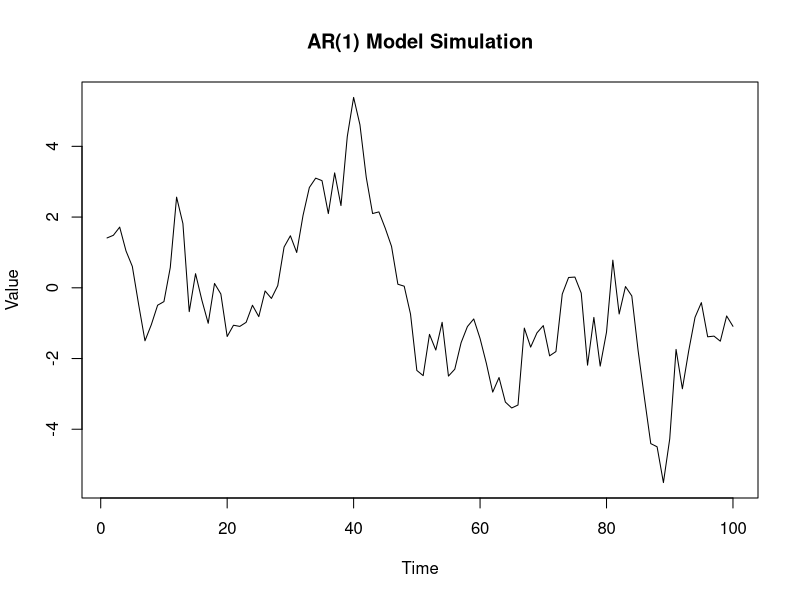
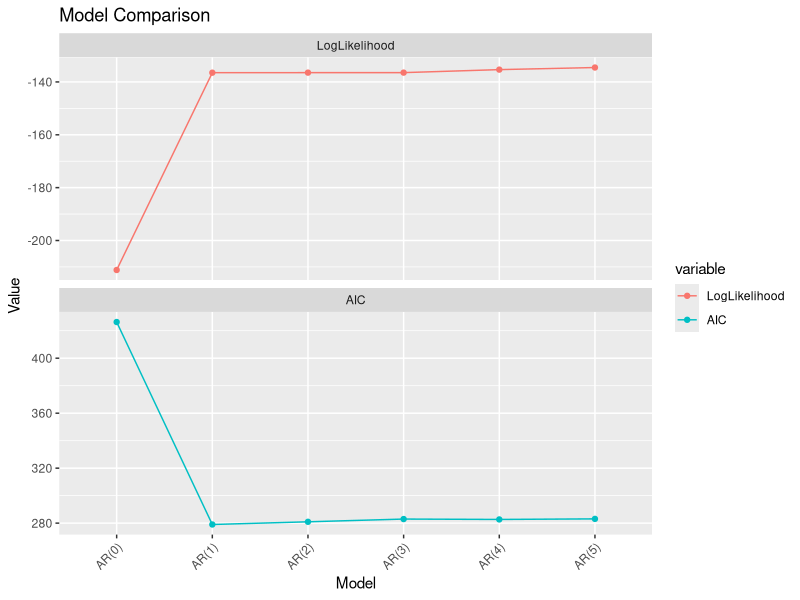
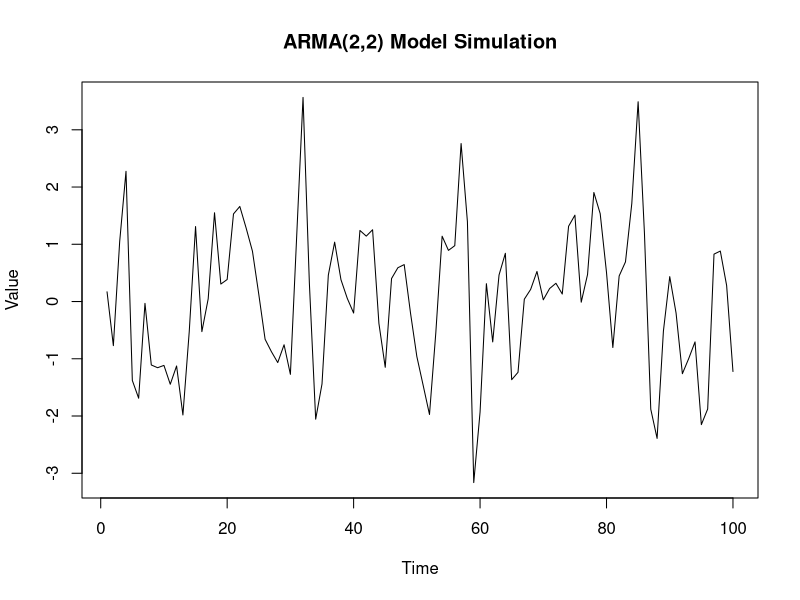
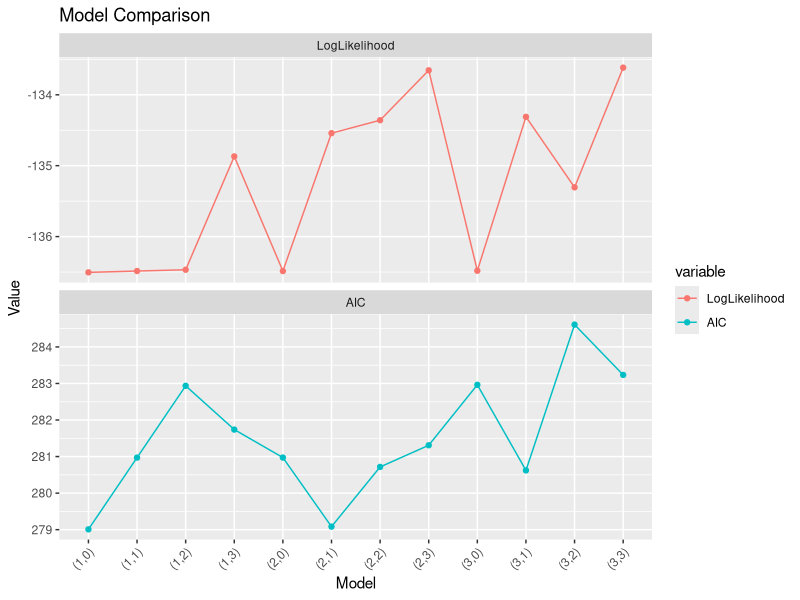

Here is the R script that generated these plots, in order:
## ---- chunk 1
knitr::opts_chunk$set(echo = TRUE)
## ---- chunk 2
# AR(1)モデルのシミュレーション
set.seed(123) # 再現性のためのシード設定
y <- arima.sim(model = list(ar = 0.9), n = 100)
plot(y, type = "l", main = "AR(1) Model Simulation", xlab = "Time", ylab = "Value")
## ---- chunk 3
# Fit an ARIMA model with no autoregressive or moving average components (white noise model) and print the summary
fit0 <- arima(y, order = c(0, 0, 0))
print(fit0)

# Extract the log-likelihood and AIC values from the model fit
loglik0 <- fit0$loglik
aic0 <- fit0$aic

# Fit an ARIMA model with one autoregressive component and print the summary
fit1 <- arima(y, order = c(1, 0, 0))
print(fit1)

# Extract the log-likelihood and AIC values from this model fit
loglik1 <- fit1$loglik
aic1 <- fit1$aic

# Fit an ARIMA model with two autoregressive components and print the summary
fit2 <- arima(y, order = c(2, 0, 0))
print(fit2)

# Extract the log-likelihood and AIC values from this model fit
loglik2 <- fit2$loglik
aic2 <- fit2$aic

# Fit an ARIMA model with three autoregressive components and print the summary
fit3 <- arima(y, order = c(3, 0, 0))
print(fit3)

# Extract the log-likelihood and AIC values from this model fit
loglik3 <- fit3$loglik
aic3 <- fit3$aic

# Fit an ARIMA model with four autoregressive components and print the summary
fit4 <- arima(y, order = c(4, 0, 0))
print(fit4)

# Extract the log-likelihood and AIC values from this model fit
loglik4 <- fit4$loglik
aic4 <- fit4$aic

# Fit an ARIMA model with five autoregressive components and print the summary
fit5 <- arima(y, order = c(5, 0, 0))
print(fit5)

# Extract the log-likelihood and AIC values from this model fit
loglik5 <- fit5$loglik
aic5 <- fit5$aic

# Create a sequence to use as the x-axis for plotting
index <- factor(c("AR(0)", "AR(1)", "AR(2)", "AR(3)", "AR(4)", "AR(5)"), levels = c("AR(0)", "AR(1)", "AR(2)", "AR(3)", "AR(4)", "AR(5)"), ordered = TRUE)

# Combine the log-likelihood values for all model fits into a vector
loglik_ar <- c(loglik0, loglik1, loglik2, loglik3, loglik4, loglik5)

# Combine the AIC values for all model fits into a vector
aic_ar <- c(aic0, aic1, aic2, aic3, aic4, aic5)

library(ggplot2)

# Assuming 'index', 'loglik_ar', and 'aic_ar' are already defined as per your code

# Create a data frame to hold the index, log-likelihood, and AIC values
data <- data.frame(
  Index = index,
  LogLikelihood = loglik_ar,
  AIC = aic_ar
)

# Melt the data frame to long format for easier plotting with ggplot2
data_long <- reshape2::melt(data, id.vars = "Index")

# Plotting log-likelihood and AIC values using ggplot2
ggplot(data_long, aes(x = Index, y = value, group = variable, color = variable)) +
  geom_line() +
  geom_point() +
  theme(axis.text.x = element_text(angle = 45, hjust = 1)) + # Improve label readability
  labs(title = "Model Comparison", x = "Model", y = "Value") +
  facet_wrap(~variable, scales = "free_y", ncol = 1) # Separate plots for LogLikelihood and AIC

# Calculate and print the correlation between the log-likelihood and AIC values
correlation <- cor(data$LogLikelihood, data$AIC)
print(paste("Correlation between Log Likelihood and AIC:", correlation))

library(forecast)
auto.arima(y, ic='aic')
## ---- chunk 4
# ARMA(2,2)モデルのシミュレーション
set.seed(123) # 再現性のためのシード設定
arma22_model <- arima.sim(model = list(ar = c(0.5, -0.25), ma = c(0.5, -0.3)), n = 100)
plot(arma22_model, type = "l", main = "ARMA(2,2) Model Simulation", xlab = "Time", ylab = "Value")
## ---- chunk 5
# Fit an ARMA(1,0) model to the time series data 'y'
fit10 <- arima(y, order = c(1, 0, 0))
print(fit10)

# Extract the log-likelihood and AIC values from this model fit
loglik10 <- fit10$loglik
aic10 <- fit10$aic

# Fit an ARMA(2,0) model to the time series data 'y'
fit20 <- arima(y, order = c(2, 0, 0))
print(fit20)

# Extract the log-likelihood and AIC values from this model fit
loglik20 <- fit20$loglik
aic20 <- fit20$aic

# Fit an ARMA(3,0) model to the time series data 'y'
fit30 <- arima(y, order = c(3, 0, 0))
print(fit30)

# Extract the log-likelihood and AIC values from this model fit
loglik30 <- fit30$loglik
aic30 <- fit30$aic

# Fit an ARMA(1,1) model to the time series data 'y'
fit11 <- arima(y, order = c(1, 0, 1))
print(fit11)

# Extract the log-likelihood and AIC values from this model fit
loglik11 <- fit11$loglik
aic11 <- fit11$aic

# Fit an ARMA(2,1) model to the time series data 'y'
fit21 <- arima(y, order = c(2, 0, 1))
print(fit21)

# Extract the log-likelihood and AIC values from this model fit
loglik21 <- fit21$loglik
aic21 <- fit21$aic

# Fit an ARMA(2,2) model to the time series data 'y'
fit22 <- arima(y, order=c(2,0,2))
print(fit22)

# Extract the log-likelihood and AIC values from this model fit
loglik22 <- fit22$loglik
aic22 <- fit22$aic

# Fit an ARMA(3,1) model to the time series data 'y'
fit31 <- arima(y, order = c(3, 0, 1))
print(fit31)

# Extract the log-likelihood and AIC values from this model fit
loglik31 <- fit31$loglik
aic31 <- fit31$aic

# Fit an ARMA(1,2) model to the time series data 'y'
fit12 <- arima(y, order = c(1, 0, 2))
print(fit12)

# Extract the log-likelihood and AIC values from this model fit
loglik12 <- fit12$loglik
aic12 <- fit12$aic

# Fit an ARMA(3,2) model to the time series data 'y'
fit32 <- arima(y, order = c(3, 0, 2))
print(fit32)

# Extract the log-likelihood and AIC values from this model fit
loglik32 <- fit32$loglik
aic32 <- fit32$aic

# Fit an ARMA(1,3) model to the time series data 'y'
fit13 <- arima(y, order = c(1, 0, 3))
print(fit13)

# Extract the log-likelihood and AIC values from this model fit
loglik13 <- fit13$loglik
aic13 <- fit13$aic

# Fit an ARMA(2,3) model to the time series data 'y'
fit23 <- arima(y, order = c(2, 0, 3))
print(fit23)

# Extract the log-likelihood and AIC values from this model fit
loglik23 <- fit23$loglik
aic23 <- fit23$aic

# Fit an ARMA(3,3) model to the time series data 'y'
fit33 <- arima(y, order = c(3, 0, 3))
print(fit33)

# Extract the log-likelihood and AIC values from this model fit
loglik33 <- fit33$loglik
aic33 <- fit33$aic

# Create a sequence to use as the x-axis for plotting
index <- factor(c("(1,0)", "(1,1)", "(1,2)", "(1,3)", "(2,0)", "(2,1)", "(2,2)", "(2,3)", "(3,0)", "(3,1)", "(3,2)", "(3,3)"),
                 levels = c("(1,0)", "(1,1)", "(1,2)", "(1,3)", "(2,0)", "(2,1)", "(2,2)", "(2,3)", "(3,0)", "(3,1)", "(3,2)", "(3,3)"), ordered = TRUE)

# Combine the log-likelihood values for all model fits into a vector
loglik_vec <- c(loglik10, loglik11, loglik12, loglik13, loglik20, loglik21, loglik22, loglik23, loglik30, loglik31, loglik32, loglik33)

# Combine the AIC values for all model fits into a vector
aic_vec <- c(aic10, aic11, aic12, aic13, aic20, aic21, aic22, aic23, aic30, aic31, aic32, aic33)

library(ggplot2)

# Assuming 'index', 'loglik_ar', and 'aic_ar' are already defined as per your code

# Create a data frame to hold the index, log-likelihood, and AIC values
data <- data.frame(
  Index = index,
  LogLikelihood = loglik_vec,
  AIC = aic_vec
)

# Melt the data frame to long format for easier plotting with ggplot2
data_long <- reshape2::melt(data, id.vars = "Index")

# Plotting log-likelihood and AIC values using ggplot2
ggplot(data_long, aes(x = Index, y = value, group = variable, color = variable)) +
  geom_line() +
  geom_point() +
  theme(axis.text.x = element_text(angle = 45, hjust = 1)) + # Improve label readability
  labs(title = "Model Comparison", x = "Model", y = "Value") +
  facet_wrap(~variable, scales = "free_y", ncol = 1) # Separate plots for LogLikelihood and AIC

# Calculate and print the correlation between the log-likelihood and AIC values
correlation <- cor(data$LogLikelihood, data$AIC)
print(paste("Correlation between Log Likelihood and AIC:", correlation))

library(forecast)
auto.arima(y, ic='aic')
